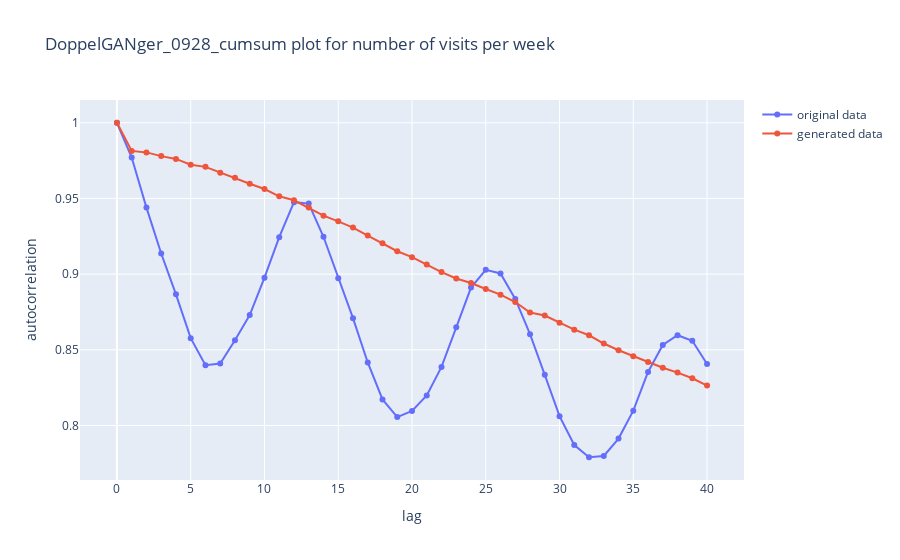

Notebook code cell kept with this figure:
### Markdown cell above
### <u> Results </u>

The following plots show overlays of the autocorrelation plots for original and generated data for number of visits per week and number of positive malaria diagnosis per week.

### Code cell
acf_dict = {}
for i in range(n):
    key = syn_keys[i]
    ori_auto_5above, table_freq_visit_week_ori = auto_prep(synthetic_auto_dic[key][0])
    gen_auto, table_freq_visit_week_gen = auto_prep(synthetic_auto_dic[key][1])
    acf_df_week_visits, autocorrelation_plot_week_visits = autocorrelation(ori_auto_5above, gen_auto, table_freq_visit_week_ori,table_freq_visit_week_gen, key, " plot for number of visits per week")
    acf_dict[key] = acf_df_week_visits
    display(autocorrelation_plot_week_visits)

### Figure 1 — Plotly figure (JSON) as saved in the notebook; plotly's stock layout.template omitted (floating-point values rounded to 4 significant figures)
{"data": [{"mode": "lines+markers", "name": "original data", "type": "scatter", "x": [0, 1, 2, 3, 4, 5, 6, 7, 8, 9, 10, 11, 12, 13, 14, 15, 16, 17, 18, 19, 20, 21, 22, 23, 24, 25, 26, 27, 28, 29, 30, 31, 32, 33, 34, 35, 36, 37, 38, 39, 40], "y": [1, 0.977, 0.9439, 0.9136, 0.8866, 0.8577, 0.8398, 0.8409, 0.8563, 0.873, 0.8977, 0.9244, 0.9476, 0.9466, 0.9247, 0.8973, 0.8709, 0.8416, 0.8172, 0.8056, 0.8096, 0.8199, 0.8387, 0.8649, 0.8911, 0.9028, 0.9005, 0.8836, 0.8603, 0.8335, 0.8062, 0.7871, 0.779, 0.7799, 0.7914, 0.8098, 0.8354, 0.8532, 0.8596, 0.856, 0.8407]}, {"mode": "lines+markers", "name": "generated data", "type": "scatter", "x": [0, 1, 2, 3, 4, 5, 6, 7, 8, 9, 10, 11, 12, 13, 14, 15, 16, 17, 18, 19, 20, 21, 22, 23, 24, 25, 26, 27, 28, 29, 30, 31, 32, 33, 34, 35, 36, 37, 38, 39, 40], "y": [1, 0.9814, 0.9804, 0.978, 0.9761, 0.9723, 0.9709, 0.967, 0.9636, 0.9597, 0.9562, 0.9514, 0.9488, 0.944, 0.9386, 0.9349, 0.9308, 0.9255, 0.9204, 0.9151, 0.9112, 0.9063, 0.9014, 0.8971, 0.8942, 0.8901, 0.8864, 0.8816, 0.8747, 0.8727, 0.8679, 0.8633, 0.8596, 0.8542, 0.8497, 0.8457, 0.842, 0.8381, 0.8349, 0.8312, 0.8264]}], "layout": {"title": {"text": "DoppelGANger_0928_cumsum plot for number of visits per week"}, "xaxis": {"title": {"text": "lag"}}, "yaxis": {"title": {"text": "autocorrelation"}}}}
